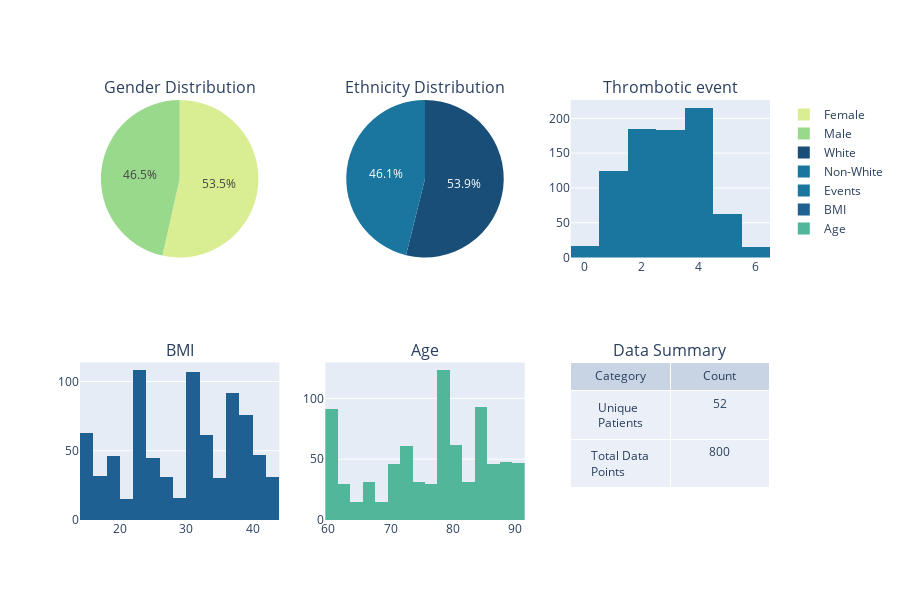

Notebook code for this chart:
### Code cell
# Create subplots
fig = make_subplots(rows=2, cols=3,
                    specs=[[{'type':'domain'}, {'type':'domain'},{'type':'xy'}],
                            [{'type':'xy'}, {'type':'xy'},{'type':'domain'}]],
                    subplot_titles=['Gender Distribution', 'Ethnicity Distribution', 'Thrombotic event', 'BMI',
                                    'Age', 'Data Summary'])

fig.add_trace(sex_pie, row=1, col=1)
fig.add_trace(white_pie, row=1, col=2)
fig.add_trace(events_hist, row=1, col=3)
fig.add_trace(bmi_hist, row=2, col=1)
fig.add_trace(age_hist, row=2, col=2)
fig.add_trace(patients_table, row=2, col=3)

fig.update_layout(width=900, height=600)
display(fig)

### Figure 1 — Plotly figure (JSON) as saved in the notebook; plotly's stock layout.template omitted (floating-point values rounded to 4 significant figures; data arrays with more than 128 entries replaced by an {"elided": "..."} marker saying what was removed)
{"data": [{"domain": {"x": [0, 0.2889], "y": [0.625, 1]}, "labels": ["Female", "Male"], "marker": {"colors": ["#d9ed92", "#99d98c"]}, "type": "pie", "values": [428, 372]}, {"domain": {"x": [0.3556, 0.6444], "y": [0.625, 1]}, "labels": ["White", "Non-White"], "marker": {"colors": ["#184e77", "#1a759f"]}, "type": "pie", "values": [431, 369]}, {"marker": {"color": "#1a759f"}, "name": "Events", "type": "histogram", "x": {"elided": "800 int values"}, "xaxis": "x", "yaxis": "y"}, {"marker": {"color": "#1e6091"}, "name": "BMI", "type": "histogram", "x": {"elided": "800 float values"}, "xaxis": "x2", "yaxis": "y2"}, {"marker": {"color": "#52b69a"}, "name": "Age", "type": "histogram", "x": {"elided": "800 int values"}, "xaxis": "x3", "yaxis": "y3"}, {"cells": {"values": [["Unique Patients", "Total Data Points"], [52, 800]]}, "domain": {"x": [0.7111, 1], "y": [0, 0.375]}, "header": {"values": ["Category", "Count"]}, "type": "table"}], "layout": {"annotations": [{"font": {"size": 16}, "showarrow": false, "text": "Gender Distribution", "x": 0.1444, "xanchor": "center", "xref": "paper", "y": 1, "yanchor": "bottom", "yref": "paper"}, {"font": {"size": 16}, "showarrow": false, "text": "Ethnicity Distribution", "x": 0.5, "xanchor": "center", "xref": "paper", "y": 1, "yanchor": "bottom", "yref": "paper"}, {"font": {"size": 16}, "showarrow": false, "text": "Thrombotic event", "x": 0.8556, "xanchor": "center", "xref": "paper", "y": 1, "yanchor": "bottom", "yref": "paper"}, {"font": {"size": 16}, "showarrow": false, "text": "BMI", "x": 0.1444, "xanchor": "center", "xref": "paper", "y": 0.375, "yanchor": "bottom", "yref": "paper"}, {"font": {"size": 16}, "showarrow": false, "text": "Age", "x": 0.5, "xanchor": "center", "xref": "paper", "y": 0.375, "yanchor": "bottom", "yref": "paper"}, {"font": {"size": 16}, "showarrow": false, "text": "Data Summary", "x": 0.8556, "xanchor": "center", "xref": "paper", "y": 0.375, "yanchor": "bottom", "yref": "paper"}], "height": 600, "width": 900, "xaxis": {"anchor": "y", "domain": [0.7111, 1]}, "xaxis2": {"anchor": "y2", "domain": [0, 0.2889]}, "xaxis3": {"anchor": "y3", "domain": [0.3556, 0.6444]}, "yaxis": {"anchor": "x", "domain": [0.625, 1]}, "yaxis2": {"anchor": "x2", "domain": [0, 0.375]}, "yaxis3": {"anchor": "x3", "domain": [0, 0.375]}}}
